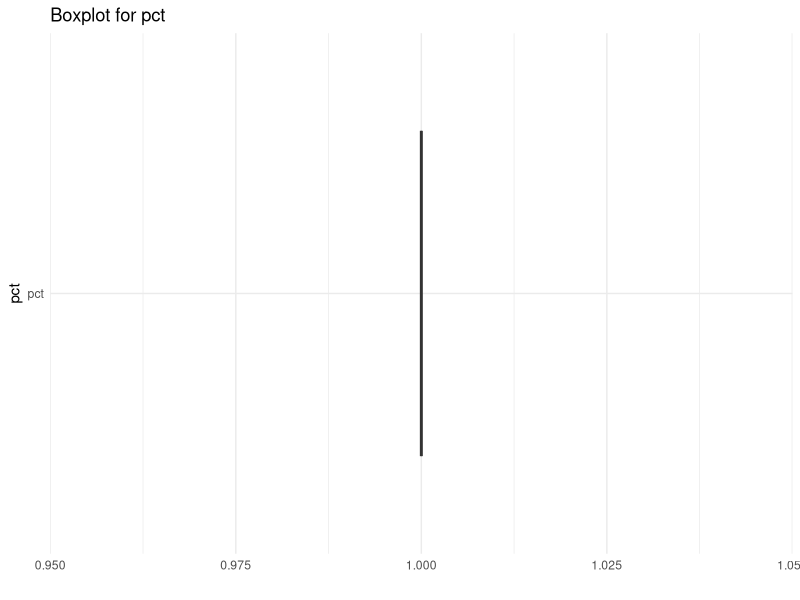
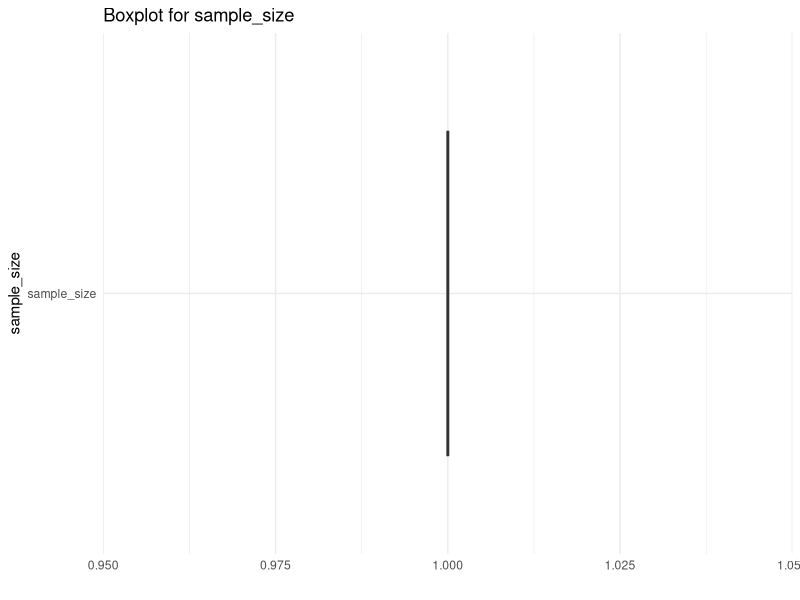

The R script that drew these images, in order:
#### Preamble ####
# Purpose: Tests the structure and validity of the simulated 2024 American 
  #electoral divisions dataset.
# Author: Zilin Liu
# Date: 21 October 2024
# Contact: liuzilin.liu@mail.utoronto.ca
# License: MIT
# Pre-requisites: 
  # - The `tidyverse` package must be installed and loaded
  # - 00-simulate_data.R must have been run
# Any other information needed? Make sure you are in the `starter_folder` rproj


#### Workspace setup ####

# Load the necessary libraries
library(dplyr)
library(readr)
library(ggplot2)

# load data
data <- read.csv(here::here("data/00-simulated_data/simulated_data.csv"))

# Define a function to perform data quality check.
check_data_quality <- function(data, column) {
  # Check NA value
  na_count <- sum(is.na(data[[column]]))
  cat(sprintf("Column '%s' has %d NA values.\n", column, na_count))
  
  # Check for outliers (for numeric columns only)
  if (is.numeric(data[[column]]) && !is.logical(data[[column]])) {
    Q1 <- quantile(data[[column]], 0.25, na.rm = TRUE)
    Q3 <- quantile(data[[column]], 0.75, na.rm = TRUE)
    IQR_value <- Q3 - Q1
    lower_bound <- Q1 - 1.5 * IQR_value
    upper_bound <- Q3 + 1.5 * IQR_value
    outliers <- data[[column]] < lower_bound | data[[column]] > upper_bound
    outlier_count <- sum(outliers, na.rm = TRUE)
    cat(sprintf("Column '%s' has %d outliers.\n", column, outlier_count))
    
    # Draw a box plot
    p <- ggplot(data, aes(x = 1, y = column)) +
      geom_boxplot() +
      theme_minimal() +
      labs(title = paste0("Boxplot for ", column), x = "", y = column)
    print(p)
  }
  
  # Check the range of values (only for columns such as sample size)
  if (column == "sample_size") {
    negative_values <- any(data[[column]] <= 0, na.rm = TRUE)
    if (negative_values) {
      cat("Warning: There are non-positive values in 'sample_size'.\n")
    } else {
      cat("All 'sample_size' values are positive.\n")
    }
  }
  
  # Check data type consistency
  is_numeric <- all(sapply(data[[column]], is.numeric), na.rm = TRUE)
  if (!is_numeric) {
    cat("Warning: Not all values in '", column, "' are numeric.\n", sep="")
  } else {
    cat("All values in '", column, "' are numeric.\n", sep="")
  }
}

# Check data quality for specific columns
columns_to_check <- c("pct", "sample_size")
for (col in columns_to_check) {
  check_data_quality(data, col)
}

